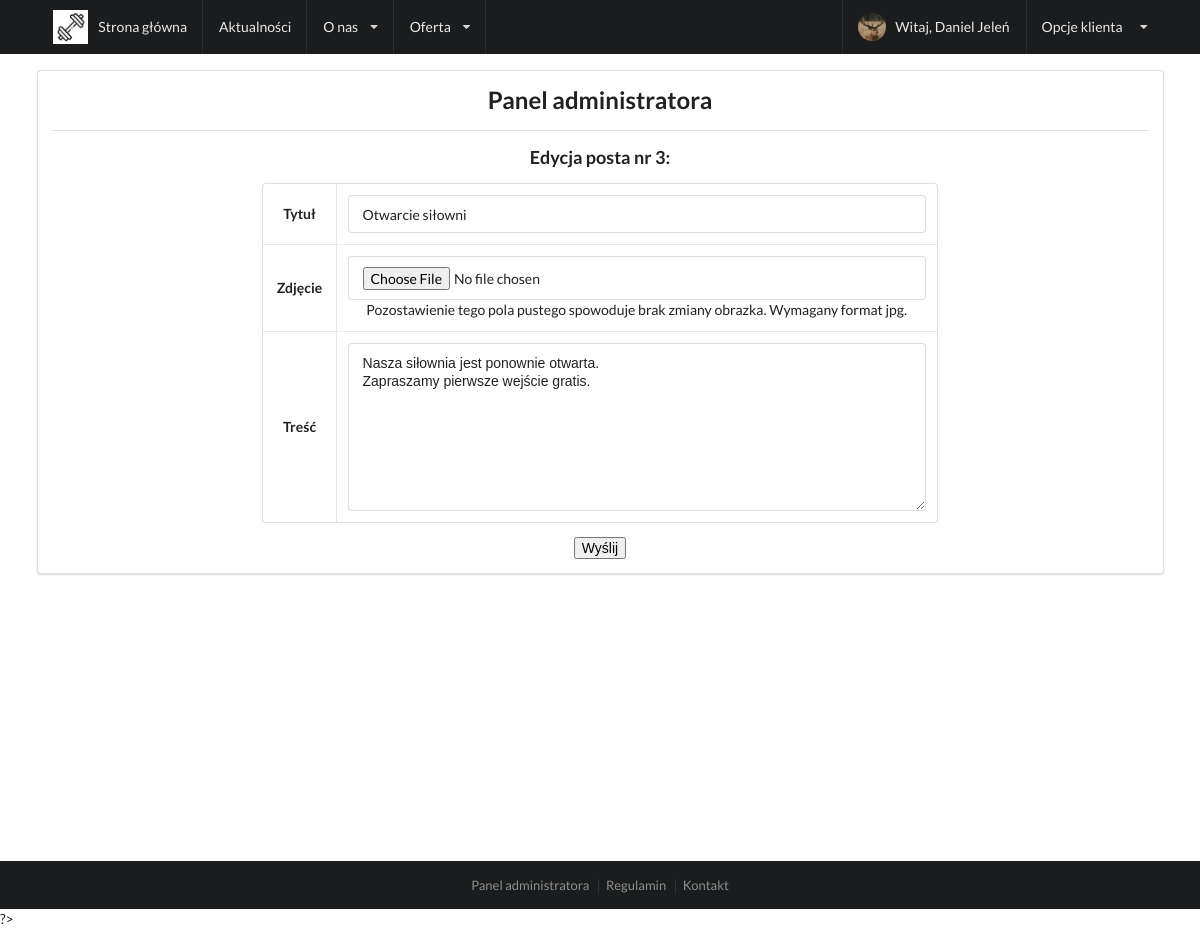
The page /admin/edytujposta?id=3 (signed in) on the database its author committed.
### tables this page shows
CREATE TABLE `news` (
  `id` int NOT NULL,
  `title` varchar(128) NOT NULL,
  `content` text NOT NULL,
  `date` date DEFAULT NULL,
  `image` varchar(64) NOT NULL,
  `id_user` int NOT NULL
);

### index.php (called while the page is built, shortened)
<?php
    $request = $_SERVER['REQUEST_URI'];
    routing($request);
?>

### views/admin/editpost.php (the view, shortened to what this page needs)
<div class="ui container">
    <div class="row">
        <div class="ui segment">
            <div class="row">
                    <div class="ui center aligned container">
                        <h2>Panel administratora</h2>
                    </div>
            </div>
            <div class="ui divider"></div>
            <?php
                $id = $_GET['id'];
                $query = $db->query("SELECT * FROM news WHERE id = $id");
            ?>
            <div class="ui grid">
                <div class="three wide column"></div>
                <div class="ten wide column">
                    <div class="ui center aligned container">
                        <h3>Edycja posta nr <?php echo $_GET['id'];?>:</h3>
                        <form action="/admin/postedit" method="POST" enctype="multipart/form-data">
                        <?php foreach($query as $row) : ?>
                            <table class="ui selectable celled center aligned table">
                                <tr>
                                    <td><strong>Tytuł</strong></td>
                                    <td>
                                        <div class="ui fluid input">
                                            <input type="text" name="title" value="<?php echo $row['title'];?>"/>
                                        </div>
                                    </td>
                                </tr>
                                <tr>
                                    <td><strong>Zdjęcie</strong></td>
                                    <td>
                                        <div class="ui fluid input">
                                            <input type="file" name="plik" accept="image/jpeg" />
                                        </div>
                                        <div>Pozostawienie tego pola pustego spowoduje brak zmiany obrazka. Wymagany format jpg.</div>
                                    </td>
                                </tr>
                                <tr>
                                    <td><strong>Treść</strong></td>
                                    <td>
                                    <div class="ui form">
                                        <textarea name="content" rows="8"><?php echo $row['content'];?></textarea>
                                    </div>
                                    </td>
                                </tr>
                            </table>
                        <?php endforeach;?>
                        <div class="ui center aligned container">
                            <input type="submit" name="send" value="Wyślij" /></form>
                        </div>
                    </div>
                </div>
                <div class="three wide column"></div>
            </div>
        </div>
    </div>
</div>

### rows shown on the page
news: title "Otwarcie siłowni", content "Nasza siłownia jest ponownie otwarta. Zapraszamy pierwsze wejście gratis."

### other values the page prints
unserialize($_SESSION['loggedUser'])->getName() "Daniel"
unserialize($_SESSION['loggedUser'])->getSurname() "Jeleń"
$_GET['id'] "3"
